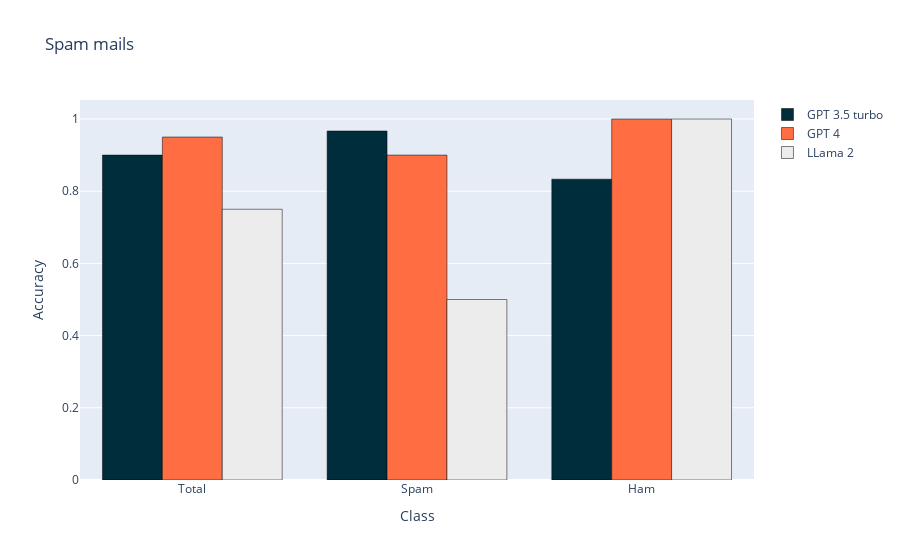

Here is the notebook cell this chart was saved with:
### Code cell
# Data
#[BUSINESS, ENTERTAINMENT, HEALTH, NATION, SCIENCE, SPORTS, TECHNOLOGY, WORLD]
labels = ["Total","Spam", "Ham"]
GPT_3_5_turbo = [0.9, 0.96667,0.83333]
GPT_4 = [0.95, 0.9, 1]
LLama_2 = [0.75, 0.5, 1]

# Create the bar chart
fig = go.Figure()

# Add data for each information sheet
fig.add_trace(go.Bar(x=labels, y=GPT_3_5_turbo, name='GPT 3.5 turbo', marker_color='#002D3C', marker=dict(line=dict(color='black', width=0.5))))
fig.add_trace(go.Bar(x=labels, y=GPT_4, name='GPT 4', marker_color='#FF6D43', marker=dict(line=dict(color='black', width=0.5))))
fig.add_trace(go.Bar(x=labels, y=LLama_2, name='LLama 2', marker_color='#ECECED', marker=dict(line=dict(color='black', width=0.5))))

# Customize the layout
fig.update_layout(
    title='Spam mails',
    xaxis_title='Class',
    yaxis_title='Accuracy',
    barmode='group'
)

# Show the plot

### Figure 1 — Plotly figure (JSON) as saved in the notebook; plotly's stock layout.template omitted (floating-point values rounded to 4 significant figures)
{"data": [{"marker": {"color": "#002D3C", "line": {"color": "black", "width": 0.5}}, "name": "GPT 3.5 turbo", "type": "bar", "x": ["Total", "Spam", "Ham"], "y": [0.9, 0.9667, 0.8333]}, {"marker": {"color": "#FF6D43", "line": {"color": "black", "width": 0.5}}, "name": "GPT 4", "type": "bar", "x": ["Total", "Spam", "Ham"], "y": [0.95, 0.9, 1]}, {"marker": {"color": "#ECECED", "line": {"color": "black", "width": 0.5}}, "name": "LLama 2", "type": "bar", "x": ["Total", "Spam", "Ham"], "y": [0.75, 0.5, 1]}], "layout": {"barmode": "group", "title": {"text": "Spam mails"}, "xaxis": {"title": {"text": "Class"}}, "yaxis": {"title": {"text": "Accuracy"}}}}
